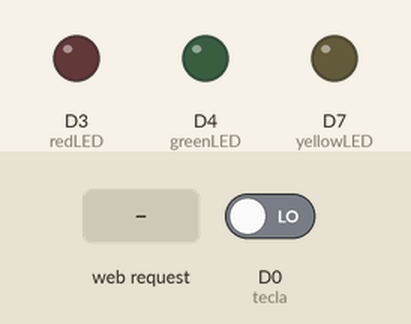
Simulated run of this sketch. Board: ESP8266 (NodeMCU). On the bench: output pins drawn as LEDs (lit = HIGH). The test bench sets the inputs (shaded band); at power-on: D0 (tecla) LOW. WiFi joins after 1.5 s; servers stay silent unless stated; what the sketch prints to the serial monitor is not drawn.

Above: at 2.8 s.
2.9 s: HTTP request GET /greenLEDon received
At 4.1 s:
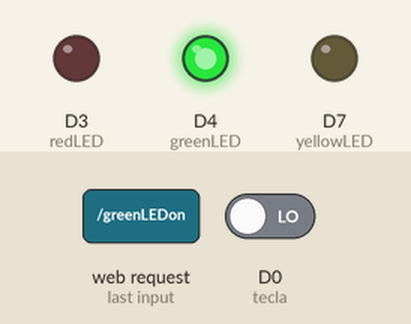
4.4 s: HTTP request GET /yellowLEDon received
At 5.4 s:
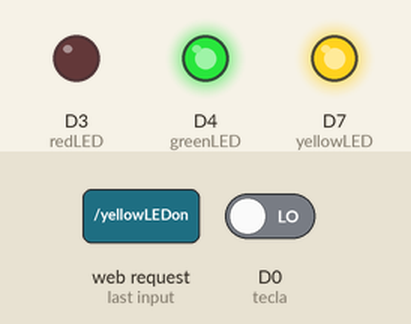
5.9 s: HTTP request GET /greenLEDoff received
At 6.5 s:
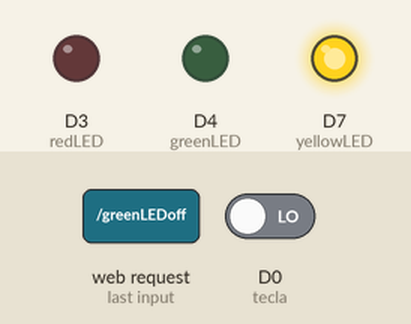
7.4 s: HTTP request GET /redLEDon received
At 8.6 s:
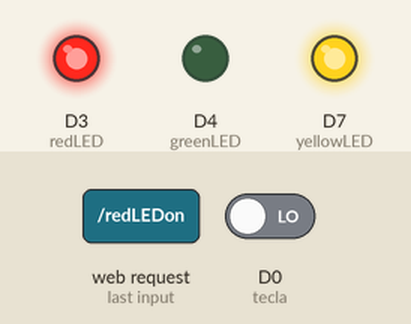
8.9 s: HTTP request GET /yellowLEDoff received
At 10.0 s:
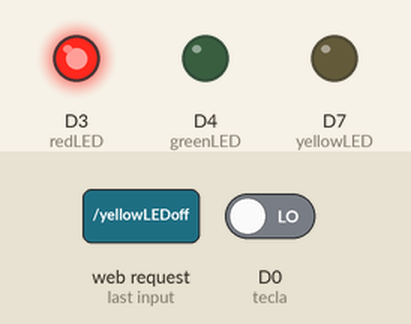
10.4 s: HTTP request GET /greenLEDon received
At 11.1 s:
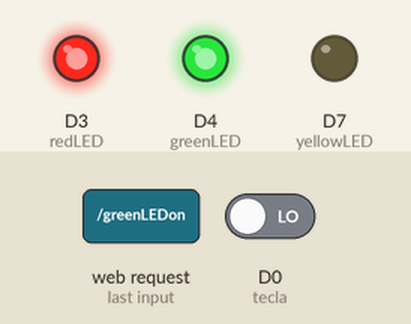
Timing chart, 0 to 12.9 s (numbered marks = the images above; inputs shaded):
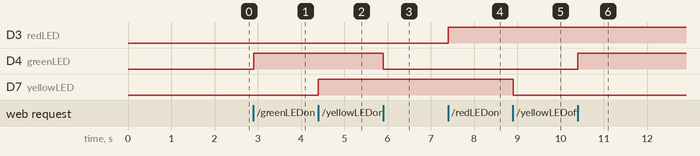

Measured:
- after the input at 2.9 s, D4 (greenLED): LOW → HIGH at once
- after the input at 4.4 s, D7 (yellowLED): LOW → HIGH at once
- after the input at 5.9 s, D4 (greenLED): HIGH → LOW at once
- after the input at 7.4 s, D3 (redLED): LOW → HIGH at once
- after the input at 8.9 s, D7 (yellowLED): HIGH → LOW at once
- after the input at 10.4 s, D4 (greenLED): LOW → HIGH at once

The sketch:

html1.ino
```cpp
#include <ESP8266WiFi.h>

// Wifi configuration
const char ssid[] = "CYBERDYNE";
const char senha[] = "put your pass here";

// Server configuration
WiFiServer server_name(80); // IP:door -> IP:80

//const byte LED_Green = D4;
const byte greenLED = 2;  // both can be used, 2 (gpio) or D4 (board)
const byte yellowLED = D7;
const byte redLED = D3;
const byte tecla = D0;
#define LDR A0

boolean statusGreenLED = LOW;
boolean statusYellowLED = LOW;
boolean statusRedLED = LOW;

void thingsConfig();
void networkConfig();

void setup() {
  // put your setup code here, to run once:

  // PK2v2 and other things function configuration
  thingsConfig();

  // Configura serial para monitorar conexão via terminal
  Serial.begin(74880);
  delay(100);

  // Network configuration
  networkConfig();

  // Server configuration
  server_name.begin();
  Serial.println("Servidor inicializado");
}

void loop() {
  // put your main code here, to run repeatedly:
  WiFiClient client = server_name.available();
  if(!client) return;

  while(!client.available()) delay(1);

  client.println("HTTP/1.1 200 OK");
  client.println("Content-Type: text/html");
  client.println("");
  client.println("<!DOCTYPE HTML>"); //Says that we will be using HTML5
  client.println("<html>");
  client.println("<head>");
  client.println("<title>PK2v2</title>");
  client.println("<meta http-equiv='refresh' content='2'>");
  //Check how to send UTF-8 by using an ASCII channel
  //client.println("<meta charset=/"UTF-8/"/>"); //Use UTF-8 instead of ASCII -> to use BR char
  client.println("</head>");
  client.println("<body>");
  //client.println("<meta http-equiv='refresh' content='2'>");
  client.println("<h1>PK2v2 content:</h1>");

  // Read input button
  if(digitalRead(tecla) == LOW){
   client.println("<p>Button pressed</p>");
  } else{
    client.println("<p>Button released</p>");
  }

  // change LED status
  String req = client.readStringUntil('\r');
  Serial.println(req);
  client.flush();
  if(req.indexOf("greenLEDon") != -1){
    digitalWrite(greenLED,HIGH);
    statusGreenLED = HIGH;
  } else if(req.indexOf("greenLEDoff")!=-1){
    digitalWrite(greenLED,LOW);
    statusGreenLED = LOW;
  } else if(req.indexOf("yellowLEDon") != -1){
    digitalWrite(yellowLED,HIGH);
    statusYellowLED = HIGH;
  } else if(req.indexOf("yellowLEDoff")!=-1){
    digitalWrite(yellowLED,LOW);
    statusYellowLED = LOW;
  } else if(req.indexOf("redLEDon") != -1){
    digitalWrite(redLED,HIGH);
    statusRedLED = HIGH;
  } else if(req.indexOf("redLEDoff")!=-1){
    digitalWrite(redLED,LOW);
    statusRedLED = LOW;
  }
  if(!statusGreenLED) client.println("<p>Green LED: <a href=\"greenLEDon\"><button>Turn green LED ON</button></a></p>");
  else client.println("<p>greenLED <a href=\"greenLEDoff\"><button>Turn green LED OFF</button></a></p>");
  if(!statusYellowLED) client.println("<p>Yellow LED: <a href=\"yellowLEDon\"><button>Turn yellow LED ON</button></a></p>");
  else client.println("<p>yellowLED <a href=\"yellowLEDoff\"><button>Turn yellow LED OFF</button></a></p>");
  if(!statusRedLED) client.println("<p>Red LED: <a href=\"redLEDon\"><button>Turn red LED ON</button></a></p>");
  else client.println("<p>redLED <a href=\"redLEDoff\"><button>Turn red LED OFF</button></a></p>");

  client.println("</body>");
  client.println("</html>");
}
void thingsConfig(){
  // Digital output configuration
  pinMode(greenLED,OUTPUT);
  pinMode(yellowLED,OUTPUT);
  pinMode(redLED,OUTPUT);

  // Digital input configuration
  pinMode(tecla,INPUT); // 10k pull-up
}

void networkConfig(){
  Serial.print("\r\n"); // new line and carriage return
  Serial.print("Conectando a rede ");
  Serial.println(ssid);

  WiFi.begin(ssid, senha);
  while (WiFi.status() != WL_CONNECTED) {
    delay(500);
    Serial.print(".");
  }

  Serial.println(" ");
  Serial.println("WiFi Conectado");
  Serial.println("Endereço de IP:");
  Serial.println(WiFi.localIP());
}
```
